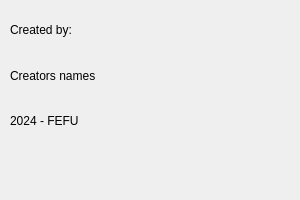
<?xml version="1.0" encoding="UTF-8"?>
<ui version="4.0">
 <class>AboutWidget</class>
 <widget class="QDialog" name="AboutWidget">
  <property name="geometry">
   <rect>
    <x>0</x>
    <y>0</y>
    <width>300</width>
    <height>200</height>
   </rect>
  </property>
  <property name="windowTitle">
   <string>About</string>
  </property>
  <property name="autoFillBackground">
   <bool>false</bool>
  </property>
  <widget class="QWidget" name="verticalLayoutWidget">
   <property name="geometry">
    <rect>
     <x>10</x>
     <y>10</y>
     <width>271</width>
     <height>131</height>
    </rect>
   </property>
   <layout class="QVBoxLayout" name="verticalLayout">
    <item>
     <widget class="QLabel" name="label">
      <property name="text">
       <string>Created by:</string>
      </property>
     </widget>
    </item>
    <item>
     <widget class="QLabel" name="label_2">
      <property name="text">
       <string>Creators names</string>
      </property>
     </widget>
    </item>
    <item>
     <widget class="QLabel" name="label_3">
      <property name="text">
       <string>2024 - FEFU</string>
      </property>
     </widget>
    </item>
   </layout>
  </widget>
 </widget>
 <resources/>
 <connections/>
</ui>
